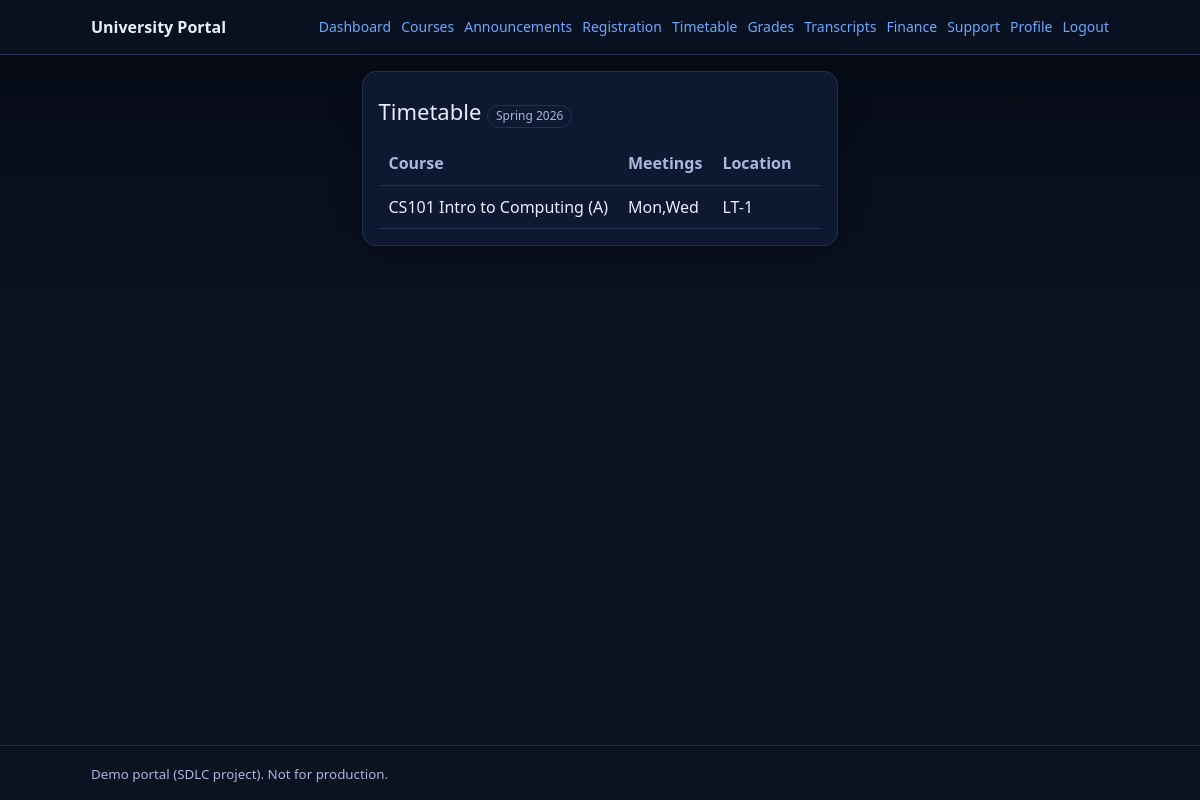
The app's page /timetable/ (signed in) with its own data.
### portal/models.py (models this page shows, shortened)
class Term(models.Model):
	name = models.CharField(max_length=64, unique=True)
	start_date = models.DateField()
	end_date = models.DateField()
	is_active = models.BooleanField(default=False)
	registration_start = models.DateTimeField(null=True, blank=True)
	registration_end = models.DateTimeField(null=True, blank=True)

class Section(models.Model):
	term = models.ForeignKey(Term, on_delete=models.PROTECT)
	course = models.ForeignKey(Course, on_delete=models.PROTECT)
	section_code = models.CharField(max_length=16, default="A")
	capacity = models.PositiveIntegerField(default=30)
	meeting_days = models.CharField(max_length=32, blank=True)
	start_time = models.TimeField(null=True, blank=True)
	end_time = models.TimeField(null=True, blank=True)
	location = models.CharField(max_length=120, blank=True)

class Course(models.Model):
	code = models.CharField(max_length=16, unique=True)
	title = models.CharField(max_length=200)
	department = models.CharField(max_length=50, blank=True)
	level = models.CharField(max_length=16, blank=True)
	credits = models.DecimalField(max_digits=4, decimal_places=1, default=3.0)
	description = models.TextField(blank=True)

### portal/views.py (the view)
# urls.py: path("timetable/", views.timetable, name="timetable"),
@login_required
def timetable(request: HttpRequest) -> HttpResponse:
	_require_role(request, "STUDENT", "FACULTY")
	active_term = Term.objects.filter(is_active=True).order_by("-start_date").first()
	if is_in_role(request.user, "FACULTY"):
		sections = Section.objects.select_related("course").filter(term=active_term, instructors__instructor=request.user)
	else:
		sections = Section.objects.select_related("course").filter(
			term=active_term, enrollments__student=request.user, enrollments__status=Enrollment.Status.ENROLLED
		)
	sections = sections.order_by("course__code", "section_code")
	return render(request, "portal/timetable.html", {"active_term": active_term, "sections": sections})

### portal/context_processors.py (called while the page is built)
def portal_nav(request):
    user = request.user
    return {
        "nav": {
            "is_student": user_in_any_group(user, [ROLE_STUDENT]),
            "is_faculty": user_in_any_group(user, [ROLE_FACULTY]),
            "is_registrar": user_in_any_group(user, [ROLE_REGISTRAR, ROLE_IT_ADMIN]),
            "is_finance": user_in_any_group(user, [ROLE_FINANCE, ROLE_IT_ADMIN]),
            "is_alumni": user_in_any_group(user, [ROLE_ALUMNI]),
            "is_admin": user.is_authenticated and (user.is_superuser or user_in_any_group(user, [ROLE_IT_ADMIN])),
        }
    }

### portal/roles.py (called while the page is built)
def user_in_any_group(user: User, group_names: Iterable[str]) -> bool:
    if not user.is_authenticated:
        return False
    if user.is_superuser:
        return True
    return user.groups.filter(name__in=list(group_names)).exists()

def is_in_role(user: User, role_key_or_group_name: str) -> bool:
    groups = ROLE_KEY_GROUPS.get(role_key_or_group_name)
    if groups is None:
        groups = [role_key_or_group_name]
    return user_in_any_group(user, groups)

### portal/views.py (called while the page is built)
def _require_role(request: HttpRequest, *roles: str) -> None:
	if request.user.is_superuser:
		return
	if any(is_in_role(request.user, r) for r in roles):
		return
	raise PermissionDenied()

### templates/portal/timetable.html (shortened to what this page needs)
{% extends 'portal/base.html' %}
{% block content %}
<div class="card">
    <div class="h1">Timetable {% if active_term %}<span class="badge">{{ active_term.name }}</span>{% endif %}</div>
    {% if sections %}
    <table class="table">
        <thead>
            <tr>
                <th>Course</th>
                <th>Meetings</th>
                <th>Location</th>
                <th></th>
            </tr>
        </thead>
        <tbody>
            {% for s in sections %}
            <tr>
                <td>{{ s.course.code }} {{ s.course.title }} ({{ s.section_code }})</td>
                <td>{{ s.meeting_days }} {% if s.start_time %}{{ s.start_time }}-{{ s.end_time }}{% endif %}</td>
                <td>{{ s.location }}</td>
                <td>
                </td>
            </tr>
            {% endfor %}
        </tbody>
    </table>
    {% else %}
    <p class="h2">No sections to display.</p>
    {% endif %}
</div>
{% endblock %}

### static/portal.css (style rules this page uses)
:root { --bg: #0b1220; --card: #0f1a33; --text: #e8eefc; --muted: #a9b7dd; --brand: #6ea8fe; --border: #203054; --good: #2fbf71; --warn: #f59f00; --bad: #fa5252; }
* { box-sizing: border-box }
html, body { height: 100%; }
body { margin: 0; font-family: system-ui, -apple-system, Segoe UI, Roboto, Helvetica, Arial; line-height: 1.4; background: linear-gradient(180deg, #050a14, #0b1220 40%, #0b1220); color: var(--text); min-height: 100vh; display: flex; flex-direction: column; }
.card { background: rgba(15, 26, 51, .9); border: 1px solid var(--border); border-radius: 14px; padding: 16px; box-shadow: 0 10px 30px rgba(0, 0, 0, .25) }
.h1 { font-size: 22px; margin: 8px 0 14px 0 }
.table { width: 100%; border-collapse: collapse }
.table th, .table td { padding: 10px; border-bottom: 1px solid var(--border); vertical-align: top }
.table th { color: var(--muted); text-align: left; font-weight: 600 }
.badge { display: inline-block; padding: 2px 8px; border-radius: 999px; border: 1px solid var(--border); color: var(--muted); font-size: 12px }

### records on screen
Term: name "Spring 2026"
Section: course.code "CS101", course "Intro to Computing", section_code "A", meeting_days "Mon,Wed", location "LT-1"
